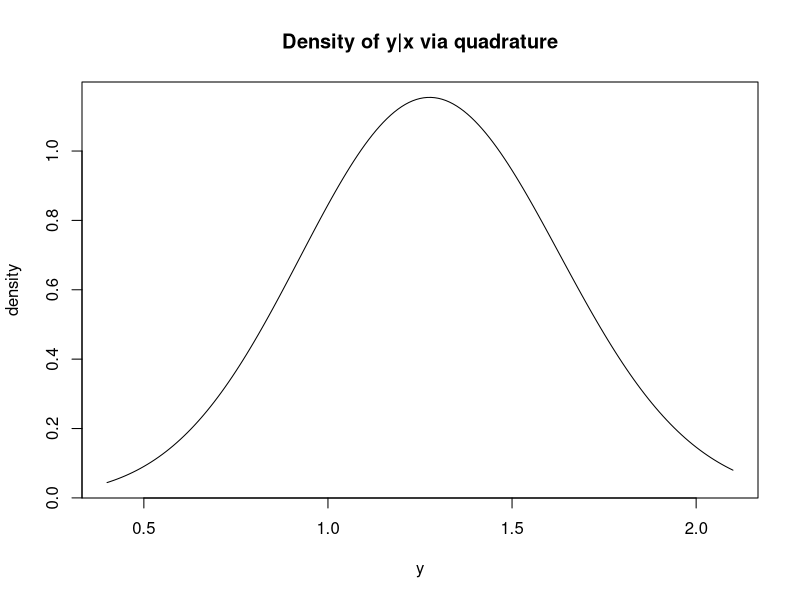
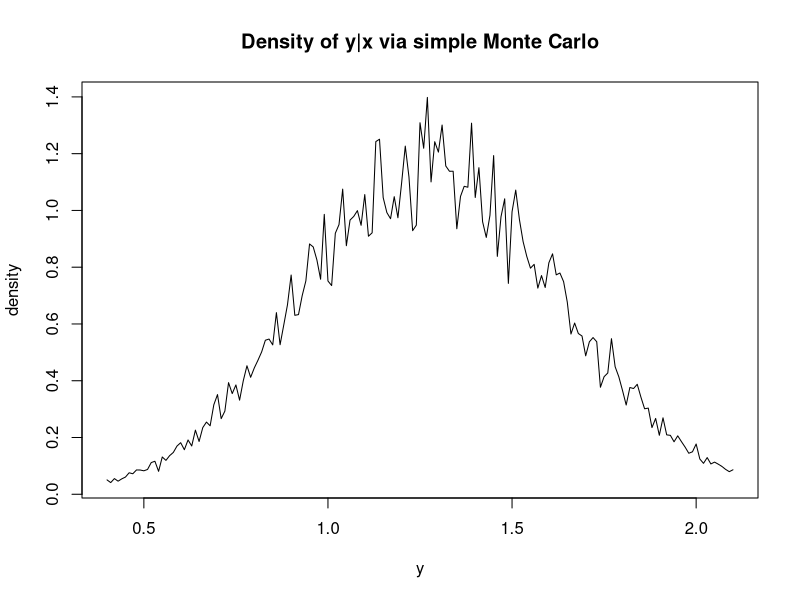
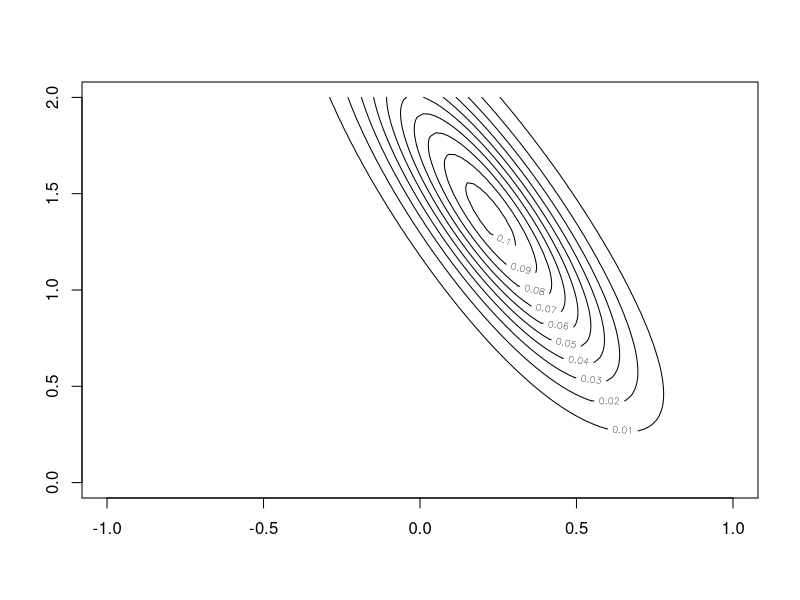
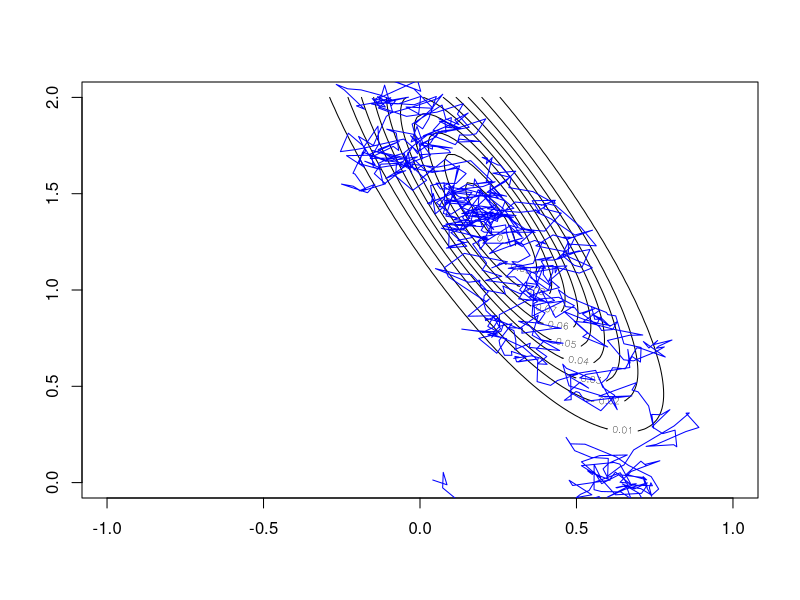
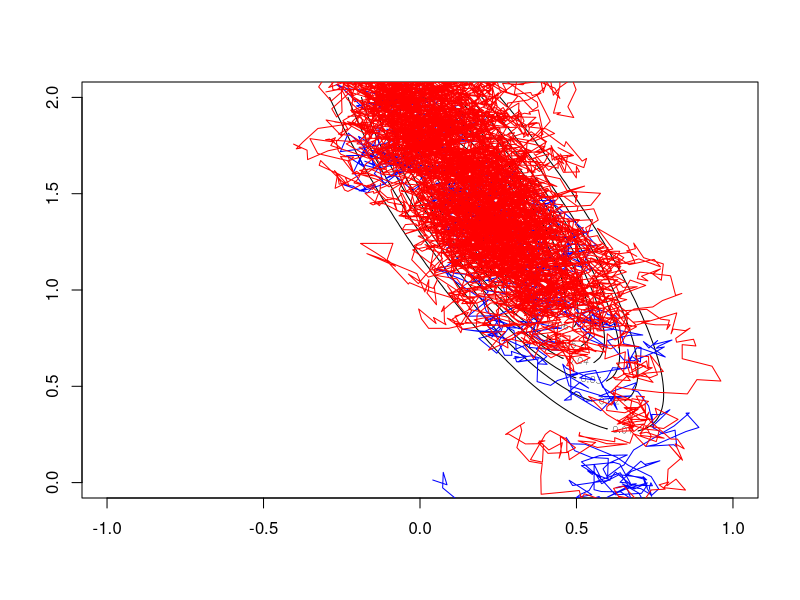
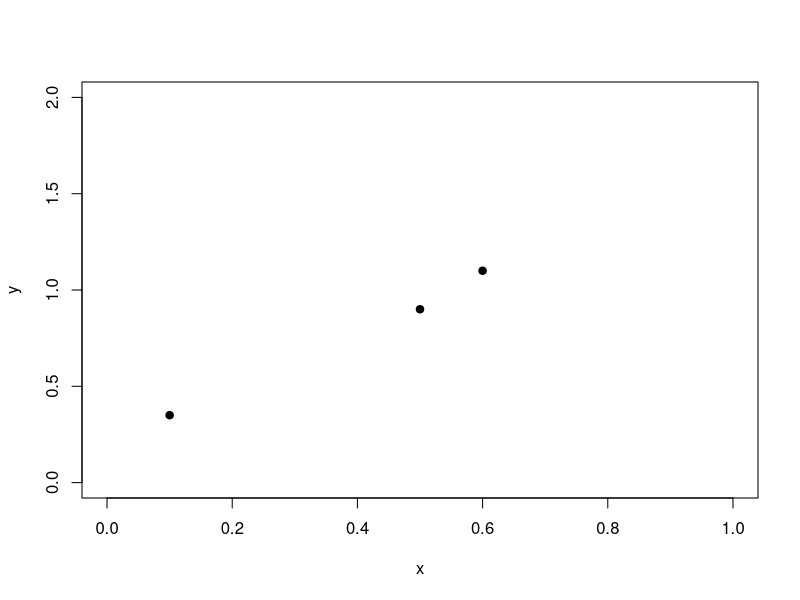
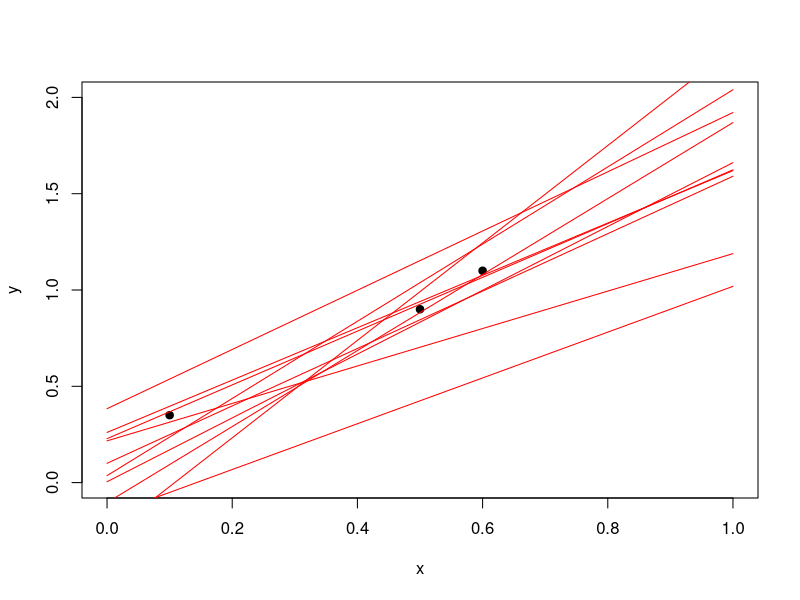
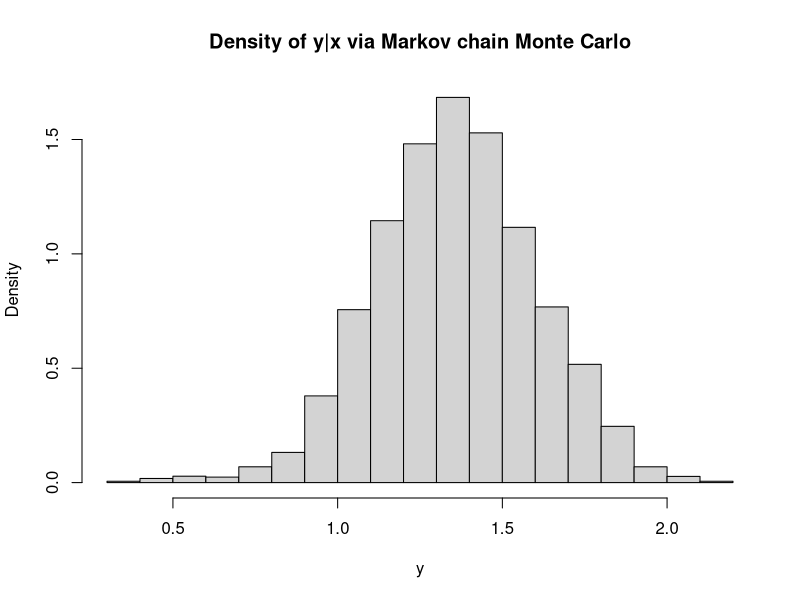

Recreate these plots in R, in order.
pe <- function (e, sigma.e) {exp(-0.5*(e/sigma.e)^2)/sigma.e/sqrt(2*pi)}
py.given.x.a0.a1.sigma.e <- function (y, x, a.0, a.1, sigma.e) {pe(y - (a.0 + a.1*x), sigma.e)}
pa.0 <- function (a.0) {exp(-0.5*a.0^2)/sqrt(2*pi)}
pa.1 <- function (a.1) {a.1*exp(-a.1)}
psigma.e <- function (sigma.e) {sigma.e*exp(-sigma.e)}

data.y <- c(0.35, 0.9, 1.1)
data.x <- c(0.1, 0.5, 0.6)

L <- function (a.0, a.1, sigma.e) {py.given.x.a0.a1.sigma.e (data.y[1], data.x[1], a.0, a.1, sigma.e) * 
                                   py.given.x.a0.a1.sigma.e (data.y[2], data.x[2], a.0, a.1, sigma.e) * 
                                   py.given.x.a0.a1.sigma.e (data.y[3], data.x[3], a.0, a.1, sigma.e)}
P <- function (a.0, a.1, sigma.e) {L(a.0, a.1, sigma.e) * pa.0(a.0) * pa.1(a.1) * psigma.e(sigma.e)}

L2 <- function (a.0, a.1) {L (a.0, a.1, 0.25)}
P2 <- function (a.0, a.1) {L(a.0, a.1, 0.25) * pa.0(a.0) * pa.1(a.1) * psigma.e(0.25)}

py.given.x <-
  function (y, x) {
    integrate (
      function (a.1) {
        sapply (a.1,
                function (a.1) {
                  integrate (function (a.0) {
                               py.given.x.a0.a1.sigma.e (y, x, a.0, a.1, 0.25) *
                                 P2 (a.0, a.1)}, 
                             -Inf, Inf)$value})},
      0, Inf)}

yy <- seq (from=0.4, to=2.1, by=0.01)
sapply (yy, function (y) {py.given.x (y, 0.75) $ value}) -> pp
I <- sum(pp)*0.01
pp <- pp/I

svg ("y-given-x-via-quadrature.svg")
plot (x=yy, y=pp, type="l", xlab="", ylab="")
title (main="Density of y|x via quadrature", xlab="y", ylab="density")
dev.off ()

py.given.x.via.monte.carlo <-
  function (y, x) {mean (mapply (function (a.0, a.1) {py.given.x.a0.a1.sigma.e (y, x, a.0, a.1, 0.25) * L(a.0, a.1, 0.25) * psigma.e(0.25)}, rnorm (1000, mean=0, sd=1), rgamma (1000, shape=2, scale=1)))}
pp <- sapply (yy, function (y) {py.given.x.via.monte.carlo (y, 0.75)})
I <- sum(pp)*0.01
pp <- pp/I

svg ("y-given-x-via-monte-carlo.svg")
plot (x=yy, y=pp, type="l", xlab="", ylab="")
title (main="Density of y|x via simple Monte Carlo", xlab="y", ylab="density")
dev.off ()

a.0 <- seq (-1, 1, length=100)
a.1 <- seq (0, 2, length=100)
z  <- outer (a.0, a.1, Vectorize (P2))
svg ("proportional_target.svg")
contour (x=a.0, y=a.1, z)
dev.off ()

Q <- function (a.0, a.1) {rnorm (2, mean=c(a.0, a.1), sd=0.05)}

mcmc.sequence <- function (n, p0) {
  a.0 <- vector (length=n)
  a.1 <- vector (length=n)
  a.0[1] <- p0[1]
  a.1[1] <- p0[2]
  for (i in 2:n) {
    p1 <- Q (p0[1], p0[2])
    r <- L2 (p1[1], p1[2]) / L2 (p0[1], p0[2])
    if (r > 1 || r > runif(1)) {p0 <- p1}
    a.0[i] <- p0[1]
    a.1[i] <- p0[2]
  }
  list (x=a.0, y=a.1)
}

p0 <- Q(0, 0)

a.initial <- mcmc.sequence (1000, p0)
svg ("target+initial-sequence.svg")
contour (x=a.0, y=a.1, z)
lines (a.initial, col="blue")
dev.off ()

a.subsequent <- mcmc.sequence (10000, c(a.initial$x[1000], a.initial$y[1000]))
svg ("target+initial+subsequent-sequence.svg")
contour (x=a.0, y=a.1, z)
lines (a.initial, col="blue")
lines (a.subsequent, col="red")
dev.off ()

svg ("data.svg")
plot (c(0, 1), c(0, 2), type="n", xlab="x", ylab="y")
points (x=data.x, y=data.y, col="black", pch=19)
dev.off ()

svg ("data+random-lines.svg")
plot (c(0, 1), c(0, 2), type="n", xlab="x", ylab="y")
points (x=data.x, y=data.y, col="black", pch=19)
for (i in (1:10)*1000) {lines (x=c(0, 1), y=c(a.subsequent$x[i], a.subsequent$x[i] + a.subsequent$y[i]), col="red")}
dev.off ()

x <- 0.75
y <- vector (length=10000)
for (i in 1:10000) {y[i] <- a.subsequent$x[i] + a.subsequent$y[i]*x}
svg ("y-given-x-via-mcmc.svg")
hist (y, freq=F, main="Density of y|x via Markov chain Monte Carlo")
dev.off ()

svg ("data-title-peak-demand.svg")
plot (c(0, 1), c(0, 2), type="n", xlab="", ylab="")
points (x=data.x, y=data.y, col="black", pch=19)
title (main="Portland metro area peak demand", xlab="Years", ylab="GW")
dev.off ()

svg ("data-title-drought.svg")
plot (c(0, 1), c(0, 2), type="n", xlab="", ylab="")
points (x=data.x, y=data.y, col="black", pch=19)
title (main="Drought in the Western United States", xlab="Atmospheric CO2", ylab="Recurrence period")
dev.off ()

svg ("data-title-surgery-cost.svg")
plot (c(0, 1), c(0, 2), type="n", xlab="", ylab="")
points (x=data.x, y=data.y, col="black", pch=19)
title (main="Cost of kidney surgery", xlab="Total cost, in 2016 dollars", ylab="Probability of recovery")
dev.off ()

